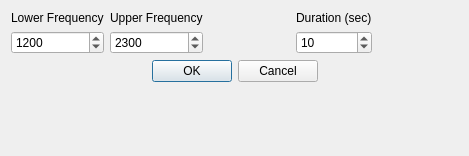
<?xml version="1.0" encoding="UTF-8"?>
<ui version="4.0">
 <class>sweepForm</class>
 <widget class="QDialog" name="sweepForm">
  <property name="geometry">
   <rect>
    <x>0</x>
    <y>0</y>
    <width>469</width>
    <height>156</height>
   </rect>
  </property>
  <property name="windowTitle">
   <string>Test Signal</string>
  </property>
  <layout class="QVBoxLayout" name="verticalLayout">
   <item>
    <layout class="QHBoxLayout" name="horizontalLayout">
     <item>
      <layout class="QVBoxLayout">
       <property name="spacing">
        <number>6</number>
       </property>
       <property name="margin">
        <number>0</number>
       </property>
       <item>
        <widget class="QLabel" name="frequencyLabel">
         <property name="font">
          <font/>
         </property>
         <property name="text">
          <string>Lower Frequency</string>
         </property>
         <property name="wordWrap">
          <bool>false</bool>
         </property>
        </widget>
       </item>
       <item>
        <widget class="QSpinBox" name="lowerFrequencySpinBox">
         <property name="font">
          <font/>
         </property>
         <property name="minimum">
          <number>300</number>
         </property>
         <property name="maximum">
          <number>2500</number>
         </property>
         <property name="value">
          <number>1200</number>
         </property>
        </widget>
       </item>
      </layout>
     </item>
     <item>
      <layout class="QVBoxLayout" name="_2">
       <property name="spacing">
        <number>6</number>
       </property>
       <property name="margin">
        <number>0</number>
       </property>
       <item>
        <widget class="QLabel" name="frequencyLabel_2">
         <property name="font">
          <font/>
         </property>
         <property name="text">
          <string>Upper Frequency</string>
         </property>
         <property name="wordWrap">
          <bool>false</bool>
         </property>
        </widget>
       </item>
       <item>
        <widget class="QSpinBox" name="upperFrequencySpinBox">
         <property name="font">
          <font/>
         </property>
         <property name="minimum">
          <number>300</number>
         </property>
         <property name="maximum">
          <number>2500</number>
         </property>
         <property name="value">
          <number>2300</number>
         </property>
        </widget>
       </item>
      </layout>
     </item>
     <item>
      <spacer>
       <property name="orientation">
        <enum>Qt::Horizontal</enum>
       </property>
       <property name="sizeType">
        <enum>QSizePolicy::Expanding</enum>
       </property>
       <property name="sizeHint" stdset="0">
        <size>
         <width>20</width>
         <height>20</height>
        </size>
       </property>
      </spacer>
     </item>
     <item>
      <layout class="QVBoxLayout">
       <property name="spacing">
        <number>6</number>
       </property>
       <property name="margin">
        <number>0</number>
       </property>
       <item>
        <widget class="QLabel" name="durationLabel">
         <property name="font">
          <font/>
         </property>
         <property name="text">
          <string>Duration (sec)</string>
         </property>
         <property name="wordWrap">
          <bool>false</bool>
         </property>
        </widget>
       </item>
       <item>
        <widget class="QSpinBox" name="durationSpinBox">
         <property name="font">
          <font/>
         </property>
         <property name="minimum">
          <number>1</number>
         </property>
         <property name="maximum">
          <number>100</number>
         </property>
         <property name="value">
          <number>10</number>
         </property>
        </widget>
       </item>
      </layout>
     </item>
     <item>
      <spacer>
       <property name="orientation">
        <enum>Qt::Horizontal</enum>
       </property>
       <property name="sizeType">
        <enum>QSizePolicy::Expanding</enum>
       </property>
       <property name="sizeHint" stdset="0">
        <size>
         <width>20</width>
         <height>20</height>
        </size>
       </property>
      </spacer>
     </item>
    </layout>
   </item>
   <item>
    <layout class="QHBoxLayout">
     <property name="spacing">
      <number>6</number>
     </property>
     <property name="margin">
      <number>0</number>
     </property>
     <item>
      <spacer>
       <property name="orientation">
        <enum>Qt::Horizontal</enum>
       </property>
       <property name="sizeType">
        <enum>QSizePolicy::Expanding</enum>
       </property>
       <property name="sizeHint" stdset="0">
        <size>
         <width>20</width>
         <height>20</height>
        </size>
       </property>
      </spacer>
     </item>
     <item>
      <widget class="QPushButton" name="okButton">
       <property name="font">
        <font/>
       </property>
       <property name="text">
        <string>OK</string>
       </property>
      </widget>
     </item>
     <item>
      <widget class="QPushButton" name="cancelButton">
       <property name="font">
        <font/>
       </property>
       <property name="text">
        <string>Cancel</string>
       </property>
      </widget>
     </item>
     <item>
      <spacer>
       <property name="orientation">
        <enum>Qt::Horizontal</enum>
       </property>
       <property name="sizeType">
        <enum>QSizePolicy::Expanding</enum>
       </property>
       <property name="sizeHint" stdset="0">
        <size>
         <width>20</width>
         <height>20</height>
        </size>
       </property>
      </spacer>
     </item>
    </layout>
   </item>
   <item>
    <spacer>
     <property name="orientation">
      <enum>Qt::Vertical</enum>
     </property>
     <property name="sizeType">
      <enum>QSizePolicy::Expanding</enum>
     </property>
     <property name="sizeHint" stdset="0">
      <size>
       <width>20</width>
       <height>20</height>
      </size>
     </property>
    </spacer>
   </item>
  </layout>
 </widget>
 <layoutdefault spacing="6" margin="11"/>
 <resources/>
 <connections>
  <connection>
   <sender>okButton</sender>
   <signal>clicked()</signal>
   <receiver>sweepForm</receiver>
   <slot>accept()</slot>
   <hints>
    <hint type="sourcelabel">
     <x>20</x>
     <y>20</y>
    </hint>
    <hint type="destinationlabel">
     <x>20</x>
     <y>20</y>
    </hint>
   </hints>
  </connection>
  <connection>
   <sender>cancelButton</sender>
   <signal>clicked()</signal>
   <receiver>sweepForm</receiver>
   <slot>reject()</slot>
   <hints>
    <hint type="sourcelabel">
     <x>20</x>
     <y>20</y>
    </hint>
    <hint type="destinationlabel">
     <x>20</x>
     <y>20</y>
    </hint>
   </hints>
  </connection>
 </connections>
</ui>
